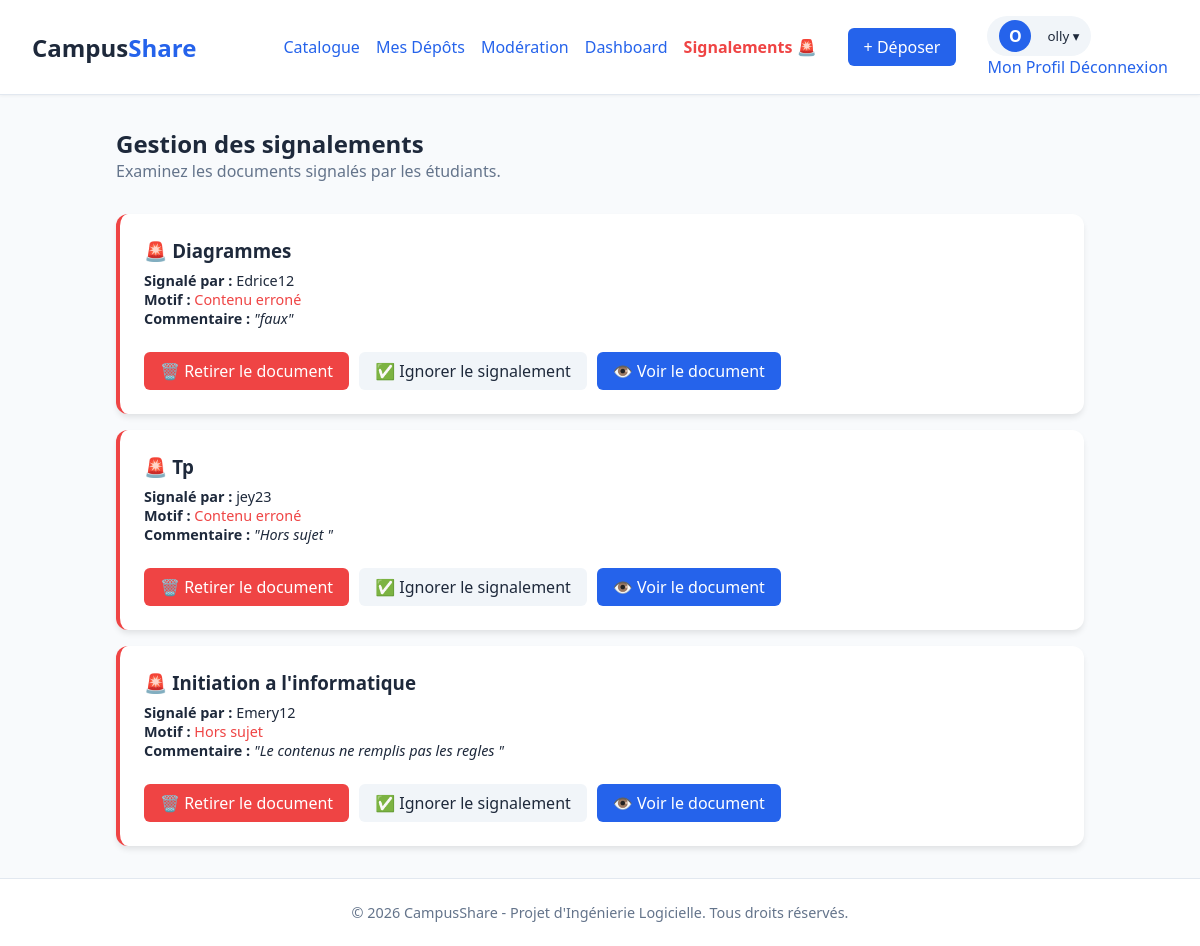
The page /catalog/signalements/ (signed in) on the database as committed earlier.
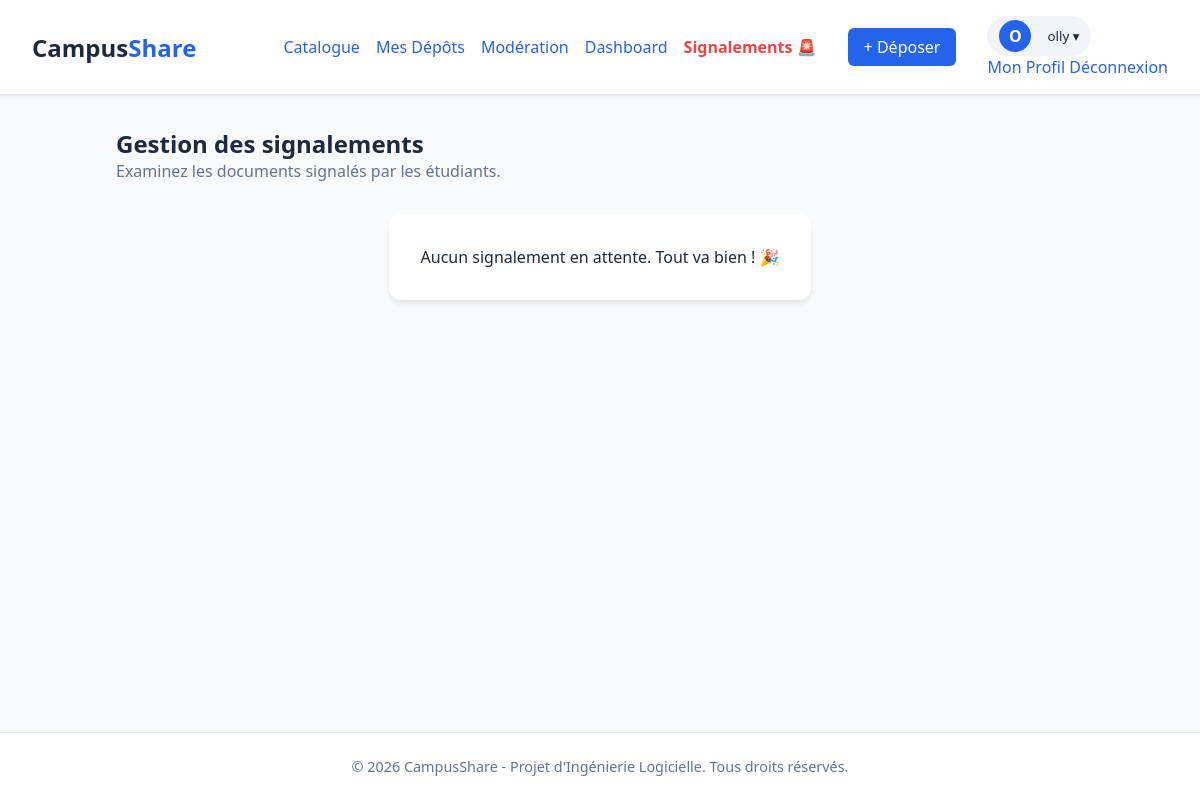
The same page on the database as committed later.
### catalog/models.py (models this page shows, shortened)
class Signalement(models.Model):
    class Motif(models.TextChoices):
        ERRONE = 'ERRONE', 'Contenu erroné'
        HORS_SUJET = 'HORS_SUJET', 'Hors sujet'
        DOUBLON = 'DOUBLON', 'Doublon'
        ILLICITE = 'ILLICITE', 'Contenu illicite'
        AUTRE = 'AUTRE', 'Autre'
    ressource = models.ForeignKey(
        Ressource, on_delete=models.CASCADE,
        related_name='signalements', verbose_name="Ressource"
    )
    signale_par = models.ForeignKey(
        settings.AUTH_USER_MODEL, on_delete=models.CASCADE,
        related_name='signalements_emis', verbose_name="Signalé par"
    )
    motif = models.CharField(max_length=20, choices=Motif.choices, verbose_name="Motif")
    commentaire = models.TextField(blank=True, verbose_name="Commentaire")
    date = models.DateTimeField(auto_now_add=True, verbose_name="Date")
    traite = models.BooleanField(default=False, verbose_name="Traité")
    class Meta:
        verbose_name = "Signalement"
        verbose_name_plural = "Signalements"
        ordering = ['-date']

class Ressource(models.Model):
    class TypeDocument(models.TextChoices):
        SYLLABUS = 'SYLLABUS', 'Syllabus'
        NOTES = 'NOTES', 'Notes de cours'
        TD = 'TD', 'TD'
        TP = 'TP', 'TP'
        EXAMEN = 'EXAMEN', 'Examen'
        CORRIGE = 'CORRIGE', 'Corrigé'
        RESUME = 'RESUME', 'Résumé'
        AUTRE = 'AUTRE', 'Autre'
    class Statut(models.TextChoices):
        EN_ATTENTE = 'EN_ATTENTE', 'En attente'
        PUBLIE = 'PUBLIE', 'Publié'
        REJETE = 'REJETE', 'Rejeté'
        RETIRE = 'RETIRE', 'Retiré'
    titre = models.CharField(max_length=200, verbose_name="Titre")
    filiere = models.ForeignKey(
        Filiere, on_delete=models.PROTECT,
        related_name='ressources', verbose_name="Filière"
    )
    niveau = models.ForeignKey(
        Niveau, on_delete=models.PROTECT,
        related_name='ressources', verbose_name="Niveau"
    )
    matiere = models.ForeignKey(
        Matiere, on_delete=models.PROTECT,
        related_name='ressources', verbose_name="Matière"
    )
    type_document = models.CharField(
        max_length=20, choices=TypeDocument.choices, verbose_name="Type de document"
    )
    annee_academique = models.CharField(
        max_length=9,
        verbose_name="Année académique",
        help_text="Format AAAA-AAAA (ex. 2023-2024)"
    )
    semestre = models.CharField(max_length=10, blank=True, verbose_name="Semestre")
    enseignant_nom = models.CharField(max_length=150, blank=True, verbose_name="Nom de l'enseignant")
    description = models.TextField(blank=True, verbose_name="Description")
    fichier = models.FileField(upload_to='ressources/%Y/%m/', verbose_name="Fichier")
    taille = models.PositiveIntegerField(default=0, verbose_name="Taille (octets)")
    format_fichier = models.CharField(max_length=10, blank=True, verbose_name="Format")
    date_depot = models.DateTimeField(auto_now_add=True, verbose_name="Date de dépôt")
    statut = models.CharField(
        max_length=20, choices=Statut.choices,
        default=Statut.EN_ATTENTE, verbose_name="Statut"
    )
    badge_officiel = models.BooleanField(default=False, verbose_name="Badge officiel")
    motif_rejet = models.TextField(blank=True, verbose_name="Motif de rejet")
    nb_telechargements = models.PositiveIntegerField(default=0, verbose_name="Téléchargements")
    depose_par = models.ForeignKey(
        settings.AUTH_USER_MODEL, on_delete=models.CASCADE,
        related_name='ressources_deposees', verbose_name="Déposé par"
    )
    class Meta:
        verbose_name = "Ressource"
        verbose_name_plural = "Ressources"
        ordering = ['-date_depot']
        indexes = [
            models.Index(fields=['statut', 'annee_academique']),
            models.Index(fields=['filiere', 'niveau']),
        ]

### accounts/models.py (models this page shows, shortened)
class User(AbstractUser):
    class Role(models.TextChoices):
        ETUDIANT = 'ETUDIANT', 'Étudiant'
        DELEGUE = 'DELEGUE', 'Délégué'
        ENSEIGNANT = 'ENSEIGNANT', 'Enseignant'
        ADMIN = 'ADMIN', 'Administrateur'
    role = models.CharField(
        max_length=20,
        choices=Role.choices,
        default=Role.ETUDIANT,
        verbose_name="Rôle"
    )
    filiere = models.ForeignKey(
        'catalog.Filiere',
        on_delete=models.SET_NULL,
        null=True, blank=True,
        related_name='etudiants',
        verbose_name="Filière"
    )
    niveau = models.ForeignKey(
        'catalog.Niveau',
        on_delete=models.SET_NULL,
        null=True, blank=True,
        related_name='etudiants',
        verbose_name="Niveau"
    )
    photo_profil = models.ImageField(
        upload_to='avatars/',
        null=True,
        blank=True,
        verbose_name="Photo de profil"
    )
    class Meta:
        verbose_name = "Utilisateur"
        verbose_name_plural = "Utilisateurs"

### catalog/views.py (the view)
# urls.py: path('signalements/', views.liste_signalements, name='liste_signalements'),
@login_required
def liste_signalements(request):
    if request.user.role != 'ADMIN' and not request.user.is_superuser:
        return redirect('accueil')
    signalements = Signalement.objects.filter(traite=False).order_by('-date')
    return render(request, 'catalog/signalements.html', {'signalements': signalements})

### templates/catalog/signalements.html (shortened to what this page needs)
{% extends 'base.html' %}
{% block content %}
<h2>Gestion des signalements</h2>
<p style="color: var(--text-light); margin-bottom: 2rem;">Examinez les documents signalés par les étudiants.</p>
<div style="display: flex; flex-direction: column; gap: 1rem;">
    {% for s in signalements %}
        <div class="form-card" style="max-width: 100%; margin: 0; padding: 1.5rem; border-left: 4px solid var(--danger);">
            <h3>🚨 {{ s.ressource.titre }}</h3>
            <p style="font-size: 0.9rem; margin-top: 0.5rem;">
                <strong>Signalé par :</strong> {{ s.signale_par.username }} <br>
                <strong>Motif :</strong> <span style="color: var(--danger);">{{ s.get_motif_display }}</span> <br>
                {% if s.commentaire %}
                    <strong>Commentaire :</strong> <em>"{{ s.commentaire }}"</em>
                {% endif %}
            </p>
            <div style="margin-top: 1.5rem; display: flex; gap: 10px;">
                <a href="{% url 'traiter_signalement' s.id 'retirer' %}" class="btn btn-danger">🗑️ Retirer le document</a>
                <a href="{% url 'traiter_signalement' s.id 'ignorer' %}" class="btn btn-secondary">✅ Ignorer le signalement</a>
                <a href="{{ s.ressource.fichier.url }}" target="_blank" class="btn btn-primary">👁️ Voir le document</a>
            </div>
        </div>
    {% empty %}
        <div class="form-card" style="text-align: center;">
            <p>Aucun signalement en attente. Tout va bien ! 🎉</p>
        </div>
    {% endfor %}
</div>
{% endblock %}

Rows that differ between the two databases and show on the page:
no longer on this page (row edited): Signalement: ressource.titre "Diagrammes", signale_par.username "Edrice12", motif "Contenu erroné", commentaire "faux"
no longer on this page (row edited): Signalement: ressource.titre "Tp", signale_par.username "jey23", motif "Contenu erroné", commentaire "Hors sujet"
no longer on this page (row edited): Signalement: ressource.titre "Initiation a l'informatique", signale_par.username "Emery12", motif "Hors sujet", commentaire "Le contenus ne remplis pas les regles"
Other text that changed with them:
text now shown: "Aucun signalement en attente. Tout va bien ! 🎉"
